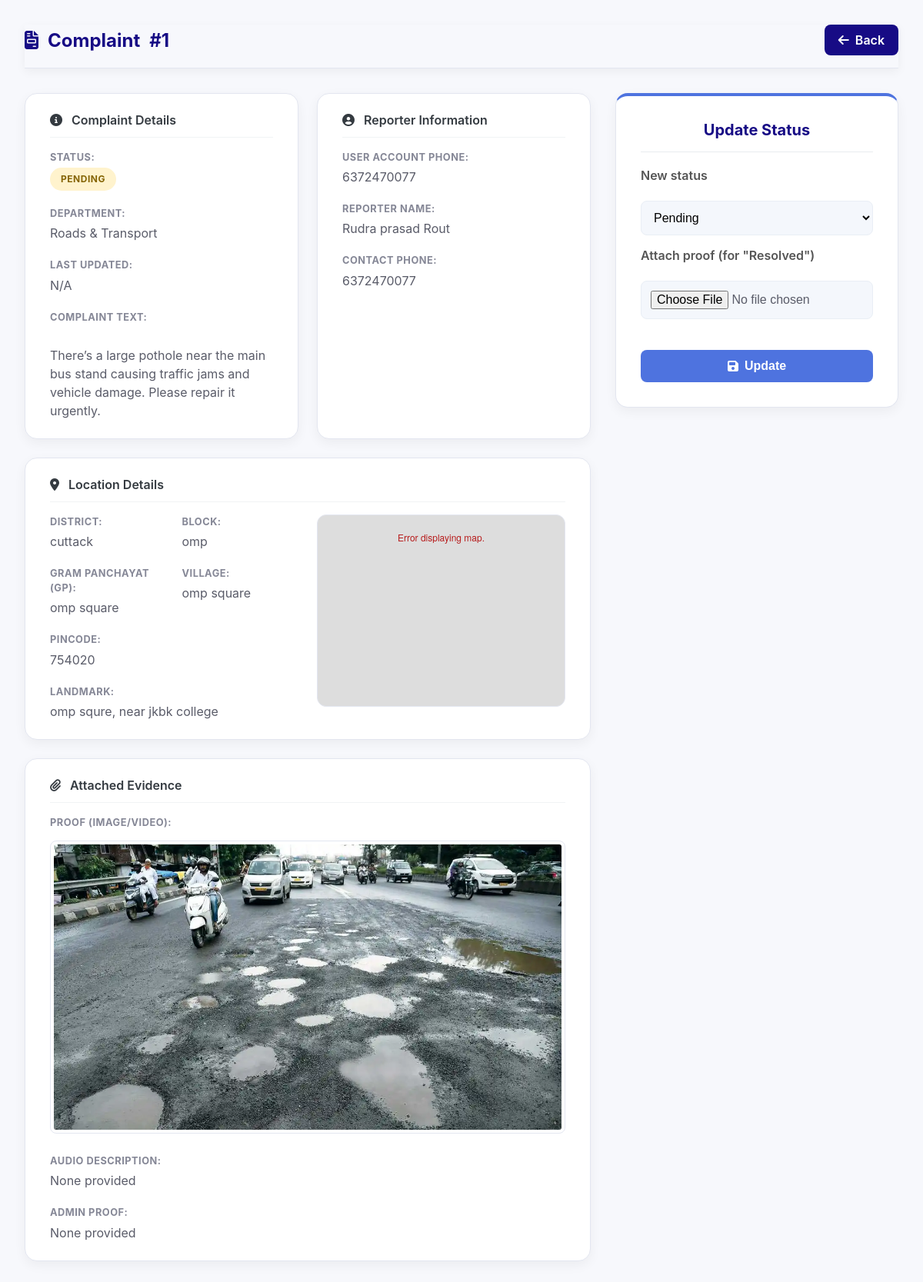
/admin/complaint/1 (signed in), run on the app's committed database.
### tables this page shows
CREATE TABLE complaints (
                        id INTEGER PRIMARY KEY AUTOINCREMENT,
                        user_phone TEXT NOT NULL,
                        name TEXT,
                        phone TEXT,
                        district TEXT,
                        block TEXT,
                        gp TEXT,
                        village TEXT,
                        landmark TEXT,
                        pincode TEXT,
                        department TEXT,
                        complaint TEXT,
                        proof TEXT, status TEXT DEFAULT 'Pending', admin_proof TEXT, updated_at TEXT, voice_proof TEXT, latitude REAL, longitude REAL,
                        FOREIGN KEY(user_phone) REFERENCES users(phone)
                    );

### Civicissueproject/tempCodeRunnerFile.py (the view)
@app.route("/admin/complaint/<int:cid>")
@admin_required
def admin_complaint_view(cid):
    complaint = get_complaint_by_id(cid)
    if not complaint:
        flash("Complaint not found", "danger")
        return redirect(url_for("admin_dashboard"))
    return render_template("admin_complaint_view.html", complaint=complaint)

### Civicissueproject/database.py (called while the page is built)
def get_db_connection():
    conn = sqlite3.connect(DB_NAME, check_same_thread=False)
    conn.row_factory = sqlite3.Row  # This lets you access columns by name (e.g., complaint['status'])
    return conn

def get_complaint_by_id(cid):
    conn = get_db_connection()
    complaint = conn.execute("SELECT * FROM complaints WHERE id = ?", (cid,)).fetchone()
    conn.close()
    return complaint

### Civicissueproject/tempCodeRunnerFile.py (called while the page is built)
def admin_required(fn):
    from functools import wraps
    @wraps(fn)
    def wrapper(*args, **kwargs):
        if session.get("role") != "admin":
            flash("Admin access required", "danger")
            return redirect(url_for("admin_login"))
        return fn(*args, **kwargs)
    return wrapper

### Civicissueproject/templates/admin_complaint_view.html (shortened to what this page needs)
<!DOCTYPE html>
<html lang="en">
<head>
    <link rel="stylesheet" href="https://cdnjs.cloudflare.com/ajax/libs/font-awesome/6.5.0/css/all.min.css">
    <link rel="stylesheet" href="https://unpkg.com/leaflet@1.9.4/dist/leaflet.css" />
    <link rel="stylesheet" href="{{ url_for('static', filename='css/admincomplaintview.css') }}">
</head>
<body>
    <div class="view-wrapper">
        <header class="admin-header"
            style="background: none; padding: 0; margin-bottom: 2rem; border-bottom: 1px solid #e3e6f0; padding-bottom: 1rem;">
            <h1>
                <i class="fas fa-file-invoice"></i>
                <span data-translate="acv_complaint_id">Complaint</span> #{{ complaint.id }}
            </h1>
            <div>
                <a class="btn" href="{{ url_for('admin_dashboard', view='complaints') }}">
                    <i class="fas fa-arrow-left"></i> <span data-translate="back_button">Back to Complaints</span>
                </a>
            </div>
        </header>
        <main class="content-layout">
            <section class="details-grid">
                <div class="detail-box">
                    <h4><i class="fas fa-info-circle"></i> Complaint Details</h4>
                    <div class="details-list">
                        <div><strong>Status:</strong> <span
                                class="pill {{ (complaint.status or 'Pending')|lower|replace(' ', '-') }}">{{
                                complaint.status or 'Pending' }}</span></div>
                        <div><strong>Department:</strong> {{ complaint.department }}</div>
                        <div><strong>Last Updated:</strong> {{ complaint.updated_at | datetimeformat if
                            complaint.updated_at else 'N/A' }}</div>
                        <div><strong>Complaint Text:</strong><br /> {{ complaint.complaint }}</div>
                    </div>
                </div>
                <div class="detail-box">
                    <h4><i class="fas fa-user-circle"></i> Reporter Information</h4>
                    <div class="details-list">
                        <div><strong>User Account Phone:</strong> {{ complaint.user_phone }}</div>
                        <div><strong>Reporter Name:</strong> {{ complaint.name }}</div>
                        <div><strong>Contact Phone:</strong> {{ complaint.phone }}</div>
                    </div>
                </div>
                <div class="detail-box full-width">
                    <h4><i class="fas fa-map-marker-alt"></i> Location Details</h4>
                    <div class="location-grid">
                        <div class="location-info">
                            <div class="details-list" style="grid-template-columns: 1fr 1fr;">
                                <div><strong>District:</strong> {{ complaint.district }}</div>
                                <div><strong>Block:</strong> {{ complaint.block }}</div>
                                <div><strong>Gram Panchayat (GP):</strong> {{ complaint.gp }}</div>
                                <div><strong>Village:</strong> {{ complaint.village }}</div>
                                <div><strong>Pincode:</strong> {{ complaint.pincode }}</div>
                                <div style="grid-column: 1 / -1;"><strong>Landmark:</strong> {{ complaint.landmark }}
                                </div>
                            </div>
                        </div>
                        <div class="location-map">
                            <div id="complaintMap" data-latitude="{{ complaint.latitude }}"
                                data-longitude="{{ complaint.longitude }}">
                            </div>
                        </div>
                    </div>
                </div>
                <div class="detail-box full-width">
                    <h4><i class="fas fa-paperclip"></i> Attached Evidence</h4>
                    <div class="details-list">
                        <div>
                            <strong>Proof (Image/Video):</strong>
                            {% if complaint.proof %}
                            {% set proof_lower = complaint.proof|lower %}
                            {% if proof_lower.endswith(('.png', '.jpg', '.jpeg', '.gif', '.webp', '.bmp', '.svg',
                            '.tiff', '.jfif')) %}
                            <a href="{{ url_for('static', filename='uploads/' + complaint.proof) }}" target="_blank">
                                <img src="{{ url_for('static', filename='uploads/' + complaint.proof) }}"
                                    alt="User Proof" class="proof-image">
                            </a>
                            {% elif proof_lower.endswith(('.mp4', '.webm', '.mov', '.ogg')) %}
                            <video controls class="proof-video">
                                <source src="{{ url_for('static', filename='uploads/' + complaint.proof) }}">
                                Your browser does not support the video tag.
                            </video>
                            {% else %}
                            <a href="{{ url_for('static', filename='uploads/' + complaint.proof) }}" target="_blank"
                                data-translate="acv_view_proof">View Proof File</a>
                            {% endif %}
                            {% else %}
                            <span data-translate="none_provided">None provided</span>
                            {% endif %}
                        </div>
                        <div>
                            <strong>Audio Description:</strong>
                            {% if complaint.voice_proof %}
                            <audio controls style="width: 100%; margin-top: 8px;">
                                <source src="{{ url_for('static', filename='uploads/' + complaint.voice_proof) }}"
                                    type="audio/webm">
                                <span data-translate="audio_not_supported">Your browser does not support the audio
                                    element.</span>
                            </audio>
                            {% else %}
                            <span data-translate="none_provided">None provided</span>
                            {% endif %}
                        </div>
                        <div>
                            <strong>Admin Proof:</strong>
                            {% if complaint.admin_proof %}
                            {% set admin_proof_lower = complaint.admin_proof|lower %}
                            {% if admin_proof_lower.endswith(('.png', '.jpg', '.jpeg', '.gif', '.webp', '.bmp', '.svg',
                            '.tiff', '.jfif')) %}
                            <a href="{{ url_for('static', filename='admin_proofs/' + complaint.admin_proof) }}"
                                target="_blank">
                                <img src="{{ url_for('static', filename='admin_proofs/' + complaint.admin_proof) }}"
                                    alt="Admin Proof" class="proof-image">
                            </a>
                            {% elif admin_proof_lower.endswith(('.mp4', '.webm', '.mov', '.ogg')) %}
                            <video controls class="proof-video">
                                <source src="{{ url_for('static', filename='admin_proofs/' + complaint.admin_proof) }}">
                                Your browser does not support the video tag.
                            </video>
                            {% else %}
                            <a href="{{ url_for('static', filename='admin_proofs/' + complaint.admin_proof) }}"
                                target="_blank" data-translate="acv_view_resolution_proof">View Resolution Proof
                                File</a>
                            {% endif %}
                            {% else %}
                            <span data-translate="none_provided">None provided</span>
                            {% endif %}
                        </div>
                    </div>
                </div>
            </section>
            <section class="action-card">
                <h3>Update Status</h3>
                <form method="post" action="{{ url_for('admin_update_status_route') }}" enctype="multipart/form-data">
                    <label for="status-select">
                        New status
                    </label>
                    <select name="status" id="status-select" class="form-control" required>
                        <option value="Pending" {% if complaint.status=='Pending' %}selected{% endif %}
                            data-translate="status_pending">Pending</option>
                    </select>
                    <label for="admin-proof-upload" class="file-label">
                        Attach proof (for "Resolved")
                    </label>
                    <input type="file" name="admin_proof" id="admin-proof-upload" class="form-control"
                        accept="image/*,video/*">
                    <div style="margin-top:1.5rem">
                        <button class="btn primary" type="submit" style="width: 100%;">
                            <i class="fas fa-save"></i> <span>Update</span>
                        </button>
                    </div>
                </form>
            </section>
        </main>
    </div>
</body>
</html>

### Civicissueproject/static/css/admincomplaintview.css (style rules this page uses)
:root { --primary-blue: #170b85; --light-blue: #0a66ff; --bg-color: #f4f7fc; --card-bg: #ffffff; --text-dark: #333; --text-light: #555; --border-color: #e9eef5; --shadow: 0 8px 25px rgba(0, 0, 0, 0.07); }
* { box-sizing: border-box; margin: 0; padding: 0; }
body { font-family: "Poppins", "Segoe UI", sans-serif; background: var(--bg-color); color: var(--text-dark); }
.admin-header { display: flex; justify-content: space-between; align-items: center; background: var(--card-bg); color: var(--primary-blue); padding: 18px 30px; box-shadow: 0 4px 12px rgba(0, 0, 0, 0.05); border-bottom: 1px solid var(--border-color); }
.admin-header h1 { margin: 0; font-size: 1.5rem; display: flex; gap: 12px; align-items: center; }
.btn { display: inline-flex; align-items: center; gap: 8px; padding: 10px 18px; border-radius: 8px; text-decoration: none; color: #fff; background: var(--primary-blue); border: 0; cursor: pointer; font-weight: 600; transition: all 0.3s ease; }
.details-card, .action-card { background: var(--card-bg); padding: 25px; border-radius: 16px; box-shadow: var(--shadow); }
.details-card h3, .action-card h3 { margin-top: 0; margin-bottom: 20px; font-size: 1.2rem; color: var(--primary-blue); border-bottom: 1px solid var(--border-color); padding-bottom: 10px; }
.action-card form label { display: block; margin-bottom: 15px; font-weight: 600; color: var(--text-light); }
.action-card form select, .action-card form input[type="file"] { width: 100%; padding: 12px; margin-top: 8px; border-radius: 8px; border: 1px solid var(--border-color); background: var(--bg-color); font-size: 1rem; font-family: "Poppins", sans-serif; }
.action-card .btn.primary { width: 100%; justify-content: center; padding: 12px; font-size: 1rem; }
.pill { padding: 6px 12px; border-radius: 20px; color: #fff; font-weight: 700; font-size: 0.8rem; display: inline-flex; align-items: center; }
.pill.pending { background: #ffc107; color: #333; }

### Civicissueproject/templates/admin_complaint_view.html (style rules this page uses)
body { background-color: #f7f8fc; font-family: -apple-system, BlinkMacSystemFont, "Segoe UI", Roboto, "Helvetica Neue", Arial, sans-serif; color: #5a5c69; -webkit-font-smoothing: antialiased; -moz-osx-font-smoothing: grayscale; }
.pill { display: inline-block; padding: 6px 14px; border-radius: 50px; font-size: 12px; font-weight: 700; letter-spacing: 0.5px; text-transform: uppercase; }
.pill.pending { background-color: #fff3cd; color: #856404; }
.view-wrapper { max-width: 1200px; margin: 2rem auto; padding: 0 2rem; }
.content-layout { display: grid; grid-template-columns: 2fr 1fr; gap: 2rem; align-items: flex-start; }
.details-grid { display: grid; grid-template-columns: 1fr 1fr; gap: 1.5rem; }
.detail-box { background: #fff; padding: 1.5rem 2rem; border-radius: 16px; box-shadow: 0 5px 15px rgba(0, 0, 0, 0.05); border: 1px solid #e3e6f0; }
.detail-box.full-width { grid-column: 1 / -1; }
.detail-box h4 { color: #343a40; border-bottom: 1px solid #f1f3f5; padding-bottom: 0.75rem; margin-top: 0; margin-bottom: 1rem; font-weight: 600; display: flex; align-items: center; gap: 0.75rem; }
.details-list { display: grid; grid-template-columns: 1fr; gap: 1.25rem; }
.details-list div { font-size: 1rem; line-height: 1.5; }
.details-list strong { color: #858796; display: block; font-size: 0.8rem; margin-bottom: 0.25rem; text-transform: uppercase; letter-spacing: 0.5px; }
.action-card { background: #fff; padding: 2rem; border-radius: 16px; box-shadow: 0 5px 15px rgba(0, 0, 0, 0.05); border: 1px solid #e3e6f0; position: sticky; top: 2rem; border-top: 4px solid #4e73df; }
.action-card h3 { text-align: center; margin-top: 0; padding-bottom: 1rem; border-bottom: 1px solid #e9ecef; font-size: 1.25rem; }
.action-card label { font-weight: 600; color: #5a5c69; margin-bottom: 0.5rem; display: block; }
.action-card select, .action-card input[type="file"] { width: 100%; margin-bottom: 1rem; }
.action-card .btn.primary { background-color: #4e73df; border-color: #4e73df; transition: background-color 0.2s, transform 0.2s; font-weight: 600; }
.proof-image, .proof-video { max-width: 100%; border-radius: 8px; margin-top: 10px; border: 1px solid #e3e6f0; padding: 4px; }
.location-grid { display: grid; grid-template-columns: 1fr 1fr; gap: 1.5rem; align-items: flex-start; }
#complaintMap { height: 100%; min-height: 250px; width: 100%; border-radius: 12px; border: 1px solid #e3e6f0; }

### data on the page
complaints: id "1", status "PENDING", department "Roads & Transport", complaint "There’s a large pothole near the main bus stand causing traffic jams and vehicle damage. Please repair it urgently.", user_phone "6372470077", name "Rudra prasad Rout", phone "6372470077", district "cuttack", block "omp", gp "omp square", village "omp square", pincode "754020", landmark "omp squre, near jkbk college", proof (picture), status "Pending"
